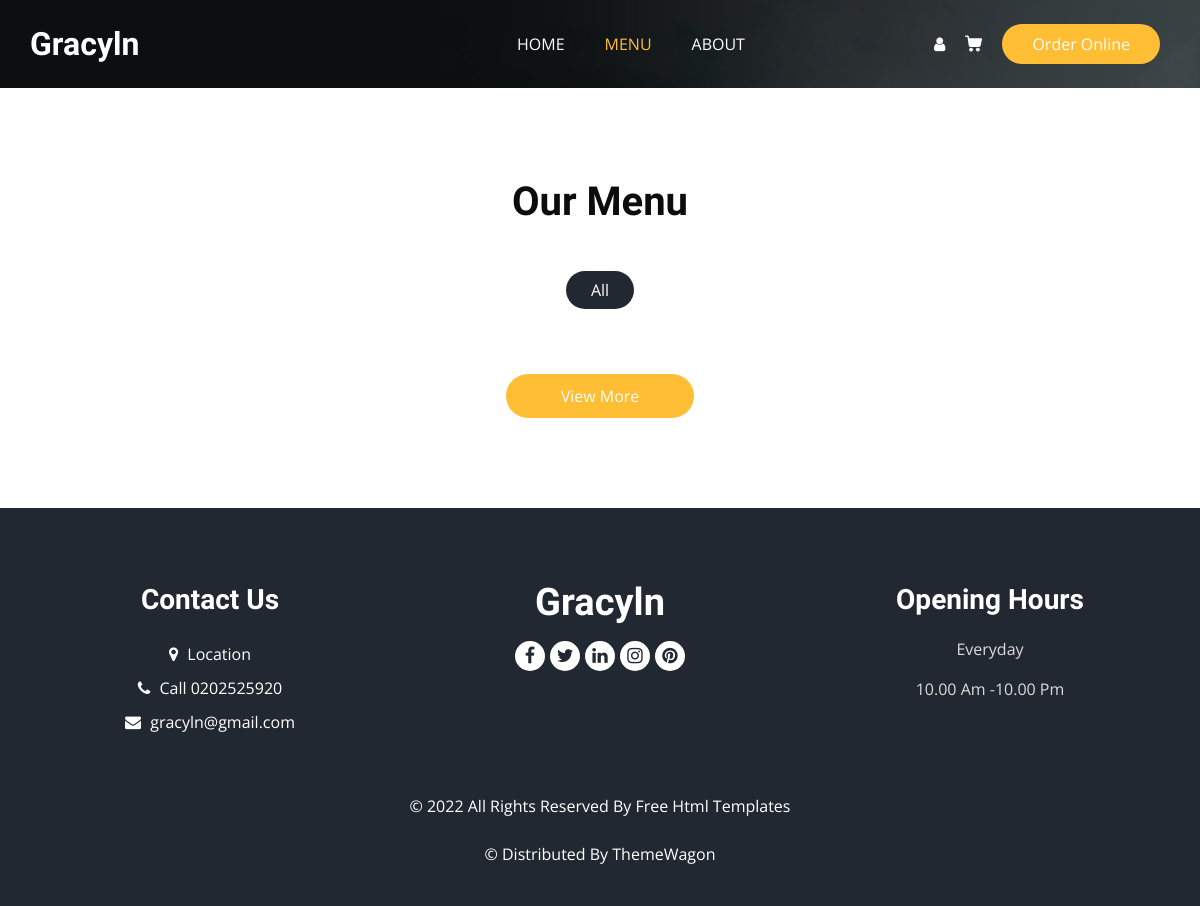
Page /menu.php on the earlier database version.
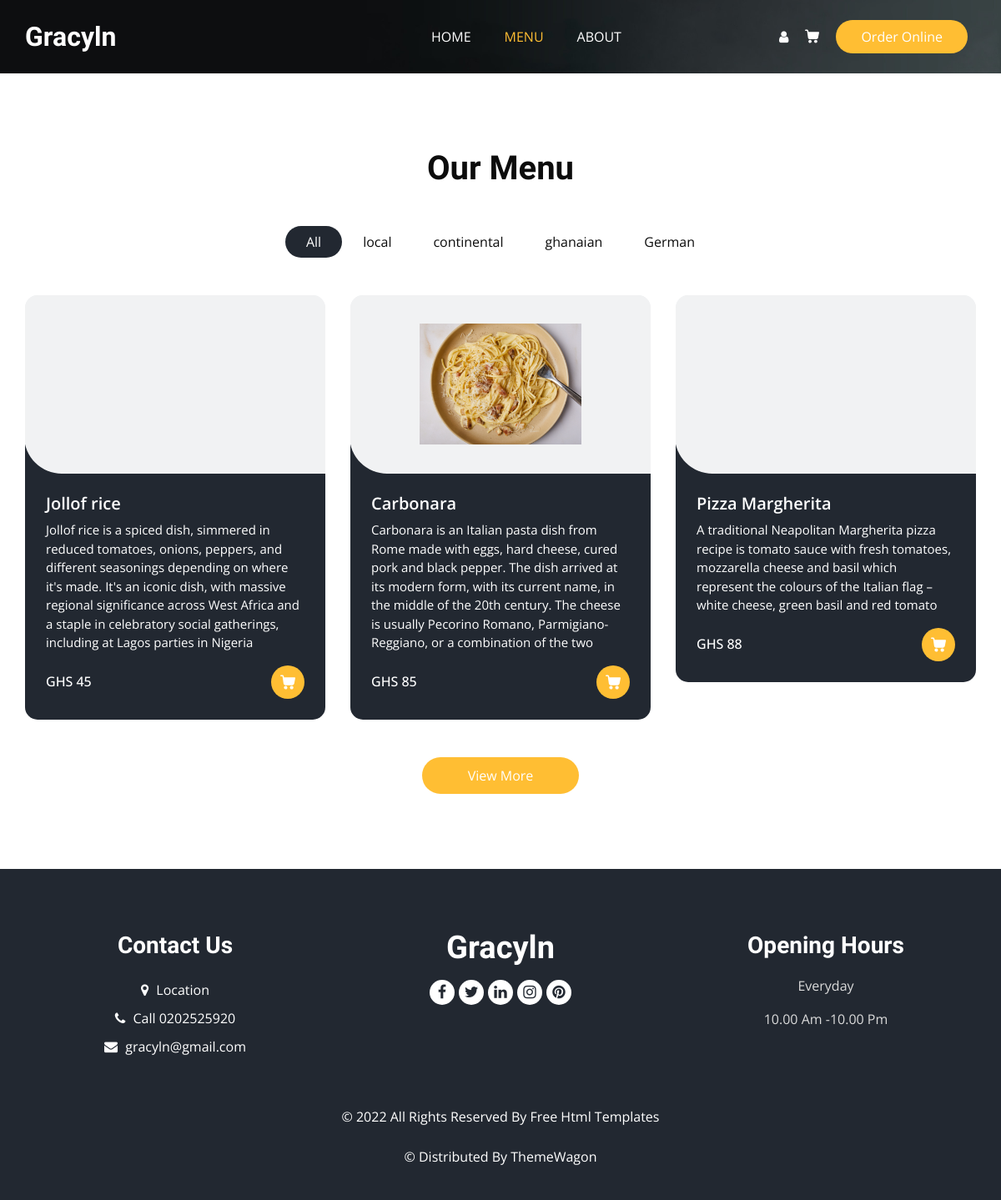
Same page on the later database version.
### tables this page shows
CREATE TABLE `categories` (
  `cat_id` int(11) NOT NULL,
  `cat_name` varchar(100) NOT NULL
);

CREATE TABLE `products` (
  `product_id` int(11) NOT NULL,
  `product_cat` int(11) NOT NULL,
  `product_title` varchar(200) NOT NULL,
  `product_price` double NOT NULL,
  `product_desc` varchar(500) DEFAULT NULL,
  `product_image` varchar(100) DEFAULT NULL,
  `product_keywords` varchar(100) DEFAULT NULL
);

### settings/db_class.php (called while the page is built, shortened)
<?php
class Connection{
	public $db = null;
	public $results = null;
	function connection(){
		$this->db = mysqli_connect(SERVER, USERNAME, PASSWD, DATABASE);
		return true;
	}
	function query($query){
		$this->results = mysqli_query($this->db, $query);
		return true;
	}
	function fetch($query){
		if($this->query($query)) {
			return mysqli_fetch_all($this->results, MYSQLI_ASSOC);
		}
		return false;
	}
}
?>

### controllers/product_controller.php (called while the page is built, shortened)
<?php
include_once(dirname(__FILE__)).'/../classes/product_class.php';
function select_all_categories_controller(){
    $category_instance = new product_class();
    return $category_instance->select_all_categories();
}
function display_products_controller(){
     $category_instance = new product_class();
     return $category_instance->display_products();
}
?>

### classes/product_class.php (called while the page is built, shortened)
<?php
include_once(dirname(__FILE__)).'/../settings/db_class.php';
class product_class extends Connection{
    function select_all_categories(){
		return $this->fetch("select * from categories");
	}
	function display_products(){
    	return $this->fetch("SELECT categories.cat_name as cat_name, products.product_id as prod_id,
        products.product_title as prod_name, products.product_price as prod_price, categories.cat_id as cat_id,
		products.product_desc as prod_desc, products.product_image as prod_img_src
        FROM `products`
        JOIN categories ON (products.product_cat = categories.cat_id)
    ");
    }
}
?>

### menu.php (the view, shortened to what this page needs)
<!DOCTYPE html>
<html>
<head>
  <link rel="stylesheet" type="text/css" href="css/bootstrap.css" />
  <link rel="stylesheet" type="text/css" href="https://cdnjs.cloudflare.com/ajax/libs/OwlCarousel2/2.3.4/assets/owl.carousel.min.css" />
  <link rel="stylesheet" href="https://cdnjs.cloudflare.com/ajax/libs/jquery-nice-select/1.1.0/css/nice-select.min.css" />
  <link href="css/font-awesome.min.css" rel="stylesheet" />
  <link href="css/style.css" rel="stylesheet" />
  <link href="css/responsive.css" rel="stylesheet" />
</head>
<body class="sub_page">
  <div class="hero_area">
    <div class="bg-box">
      <img src="images/hero-bg.jpg" alt="">
    </div>
    <header class="header_section">
      <div class="container">
        <nav class="navbar navbar-expand-lg custom_nav-container ">
          <a class="navbar-brand" href="index.php">
            <span>
              Gracyln
            </span>
          </a>
          <div class="collapse navbar-collapse" id="navbarSupportedContent">
            <ul class="navbar-nav  mx-auto ">
              <li class="nav-item">
                <a class="nav-link" href="index.php">Home </a>
              </li>
              <li class="nav-item active">
                <a class="nav-link" href="menu.php">Menu <span class="sr-only">(current)</span> </a>
              </li>
              <li class="nav-item">
                <a class="nav-link" href="about.php">About</a>
              </li>
            </ul>
            <div class="user_option">
              <a href="./login/register.php" class="user_link">
                <i class="fa fa-user" aria-hidden="true"></i>
              </a>
              <a class="cart_link" href="./view/cart.php">
              </a>
              <a href="" class="order_online">
                Order Online
              </a>
            </div>
          </div>
        </nav>
      </div>
    </header>
  </div>
  <section class="food_section layout_padding">
    <div class="container">
      <div class="heading_container heading_center">
        <h2>
          Our Menu
        </h2>
      </div>
      <ul class="filters_menu">
        <li class="active" data-filter="*">All</li>
        <?php
          require_once("./controllers/product_controller.php");
          $categories = select_all_categories_controller();
          foreach($categories as $category){
            echo "<li data-filter='.{$category['cat_name']}'>{$category['cat_name']}</li>";
          }
        ?>
      </ul>
      <div class="filters-content">
        <div class="row grid">
          <?php
          include_once './view/menu_card.php';
          $products = display_products_controller();
          foreach($products as $product){
            $img_src = "./images/product_images/{$product['prod_img_src']}";
            $menu_item = new Card_item($product['prod_id'], $product['prod_name'], $product['prod_price'], $product['prod_desc'], $img_src, $product['cat_name'], $product['cat_id']);
            $menu_item->display();
          }
          ?>
        </div>
      </div>
      <div class="btn-box">
        <a href="">
          View More
        </a>
      </div>
    </div>
  </section>
  <footer class="footer_section">
    <div class="container">
      <div class="row">
        <div class="col-md-4 footer-col">
          <div class="footer_contact">
            <h4>
              Contact Us
            </h4>
            <div class="contact_link_box">
              <a href="">
                <i class="fa fa-map-marker" aria-hidden="true"></i>
                <span>
                  Location
                </span>
              </a>
              <a href="">
                <i class="fa fa-phone" aria-hidden="true"></i>
                <span>
                  Call 0202525920
                </span>
              </a>
              <a href="">
                <i class="fa fa-envelope" aria-hidden="true"></i>
                <span>
                  gracyln@gmail.com
                </span>
              </a>
            </div>
          </div>
        </div>
        <div class="col-md-4 footer-col">
          <div class="footer_detail">
            <a href="" class="footer-logo">
              Gracyln
            </a>
            <div class="footer_social">
              <a href="">
                <i class="fa fa-facebook" aria-hidden="true"></i>
              </a>
              <a href="">
                <i class="fa fa-twitter" aria-hidden="true"></i>
              </a>
              <a href="">
                <i class="fa fa-linkedin" aria-hidden="true"></i>
              </a>
              <a href="">
                <i class="fa fa-instagram" aria-hidden="true"></i>
              </a>
              <a href="">
                <i class="fa fa-pinterest" aria-hidden="true"></i>
              </a>
            </div>
          </div>
        </div>
        <div class="col-md-4 footer-col">
          <h4>
            Opening Hours
          </h4>
          <p>
            Everyday
          </p>
          <p>
            10.00 Am -10.00 Pm
          </p>
        </div>
      </div>
      <div class="footer-info">
        <p>
          &copy; <span id="displayYear"></span> All Rights Reserved By
          <a href="https://html.design/">Free Html Templates</a><br><br>
          &copy; <span id="displayYear"></span> Distributed By
          <a href="https://themewagon.com/" target="_blank">ThemeWagon</a>
        </p>
      </div>
    </div>
  </footer>
</body>
</html>

### view/menu_card.php (shortened to what this page needs)
<?php
class Card_item {
    public $product_id;
    public $item_name;
    public $item_price;
    public $item_desc;
    public $item_image_src;
    public $item_category;
    function __construct($p_id, $name, $price, $desc,$img_src, $cat, $cat_id) {
        $this->product_id = $p_id;
        $this->item_name = $name;
        $this->item_price = $price;
        $this->item_desc = $desc;
        $this->item_image_src = $img_src;
        $this->item_category = $cat;
    }
    function display(){
        $path = isset($_SESSION['customer_id']) ? "./actions/add_cart.php?pid={$this->product_id}&cid={$_SESSION['customer_id']}&qty=1 ": "./login/login.php";
        echo "<div class=\"col-sm-6 col-lg-4 all {$this->item_category}\">
        <div class=\"box\">
          <div>
            <div class=\"img-box\">
              <img src={$this->item_image_src} alt=\"\">
            </div>
            <div class=\"detail-box\">
              <h5>
                {$this->item_name}
              </h5>
              <p>
                {$this->item_desc}
              </p>
              <div class=\"options\">
                <h6>
                  GHS {$this->item_price}
                </h6>
                <a href=\" {$path} \">
                </a>
              </div>
            </div>
          </div>
        </div>
      </div>";
    }
  }
?>

### css/responsive.css (style rules this page uses)
@media (min-width: 1200px) { .container { max-width: 1170px; } }

Differences in the rows shown:
added categories: cat_name "local"
added categories: cat_name "continental"
added categories: cat_name "ghanaian"
added categories: cat_name "German"
added products: product_title "Jollof rice", product_desc "Jollof rice is a spiced dish, simmered in reduced tomatoes, onions, peppers, and different seasonings depending on where it's made. It's an iconic dish, with massive regional significance across West Africa and a staple in celebratory social gatherings, including at Lagos parties in Nigeria", product_price "45"
added products: product_image (picture), product_title "Carbonara", product_desc "Carbonara is an Italian pasta dish from Rome made with eggs, hard cheese, cured pork and black pepper. The dish arrived at its modern form, with its current name, in the middle of the 20th century. The cheese is usually Pecorino Romano, Parmigiano-Reggiano, or a combination of the two", product_price "85"
added products: product_title "Pizza Margherita", product_desc "A traditional Neapolitan Margherita pizza recipe is tomato sauce with fresh tomatoes, mozzarella cheese and basil which represent the colours of the Italian flag – white cheese, green basil and red tomato", product_price "88"
